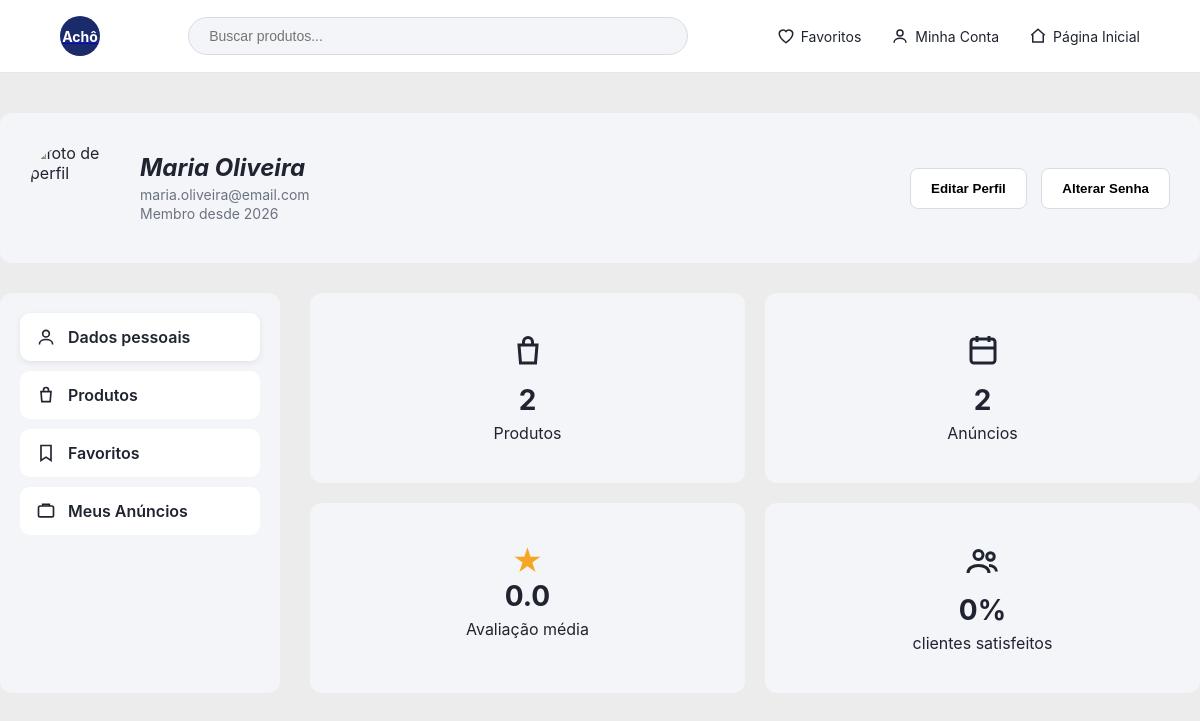
Screenshot of /usuarioConta.php (signed in) with the database file from the repository.
### tables this page shows
CREATE TABLE IF NOT EXISTS `usuarios` (
  `idUsuario` INT NOT NULL AUTO_INCREMENT,
  `nomeUsuario` VARCHAR(255) NOT NULL,
  `emailUsuario` VARCHAR(255) NOT NULL,
  `dataNascimentoUsuario` DATE NULL DEFAULT NULL,
  `cpfUsuario` CHAR(11) NULL DEFAULT NULL,
  `usernameUsuario` VARCHAR(255) NOT NULL,
  `senhaUsuario` VARCHAR(255) NOT NULL,
  `dataCriacao` DATETIME NULL DEFAULT CURRENT_TIMESTAMP,
  `municipio_codigo` INT NOT NULL,
  `fotoUsuario` VARCHAR(255) NULL DEFAULT NULL,

  PRIMARY KEY (`idUsuario`),

  UNIQUE INDEX `emailUsuario` (`emailUsuario` ASC),
  UNIQUE INDEX `usernameUsuario` (`usernameUsuario` ASC),
  UNIQUE INDEX `cpfUsuario` (`cpfUsuario` ASC),

  INDEX `fk_usuarios_municipios_idx` (`municipio_codigo` ASC),

  CONSTRAINT `fk_usuarios_municipios`
    FOREIGN KEY (`municipio_codigo`)
    REFERENCES `municipios` (`codigo`)

);

### html/usuarioConta.php (the view, shortened to what this page needs)
<?php
require_once "conexao.php";
$idUsuario = $_SESSION['idUsuario'];
$sql = "SELECT nomeUsuario, emailUsuario, dataCriacao, fotoUsuario FROM usuarios WHERE idUsuario = ?";
$stmt = $conexao->prepare($sql);
$stmt->bind_param("i", $idUsuario);
$stmt->execute();
$usuario = $stmt->get_result()->fetch_assoc();
$nome = $usuario['nomeUsuario'];
$email = $usuario['emailUsuario'];
$anoCadastro = date("Y", strtotime($usuario['dataCriacao']));
$foto = $usuario['fotoUsuario'] ? $usuario['fotoUsuario'] : "img/avatar-padrao.png";
$sql = "SELECT COUNT(*) as total FROM produtos WHERE usuario_idUsuario = ?";
$stmt = $conexao->prepare($sql);
$stmt->bind_param("i", $idUsuario);
$stmt->execute();
$totalProdutos = $stmt->get_result()->fetch_assoc()['total'];
$totalAnuncios = $totalProdutos;
$sql = "SELECT AVG(a.nota) as media FROM avaliacoes a
        INNER JOIN produtos p ON a.idProduto = p.idProduto
        WHERE p.usuario_idUsuario = ?";
$stmt = $conexao->prepare($sql);
$stmt->bind_param("i", $idUsuario);
$stmt->execute();
$mediaAvaliacao = $stmt->get_result()->fetch_assoc()['media'];
$mediaAvaliacao = $mediaAvaliacao ? number_format($mediaAvaliacao, 1) : "0.0";
$sql = "SELECT
            (SELECT COUNT(*) FROM avaliacoes a INNER JOIN produtos p ON a.idProduto = p.idProduto WHERE p.usuario_idUsuario = ? AND a.nota >= 4) as boas,
            (SELECT COUNT(*) FROM avaliacoes a INNER JOIN produtos p ON a.idProduto = p.idProduto WHERE p.usuario_idUsuario = ?) as total";
$stmt = $conexao->prepare($sql);
$stmt->bind_param("ii", $idUsuario, $idUsuario);
$stmt->execute();
$resultado = $stmt->get_result()->fetch_assoc();
$satisfacao = $resultado['total'] > 0 ? round(($resultado['boas'] / $resultado['total']) * 100) : 0;
?>
<!DOCTYPE html>
<html lang="pt-br">
<head>
</head>
<body>
<?php include "header.php"; ?>
<div class="container">
    <div class="card-perfil">
        <img src="<?= $foto ?>" alt="foto de perfil">
        <div class="info">
            <h2><?= $nome ?></h2>
            <p><?= $email ?></p>
            <p>Membro desde <?= $anoCadastro ?></p>
        </div>
        <div class="botoes">
            <button>Editar Perfil</button>
            <button>Alterar Senha</button>
        </div>
    </div>
    <div class="conteudo">
        <div class="menu-lateral">
            <a href="usuarioConta.php" class="ativo">
                <svg viewBox="0 0 24 24" fill="none" stroke="currentColor" stroke-width="2">
                    <circle cx="12" cy="8" r="4"/>
                    <path d="M4 21c0-4 4-6 8-6s8 2 8 6"/>
                </svg>
                Dados pessoais
            </a>
            <a href="produtos.php">
                <svg viewBox="0 0 24 24" fill="none" stroke="currentColor" stroke-width="2">
                    <path d="M6 8h12l-1 12H7L6 8z"/>
                    <path d="M9 8V6a3 3 0 0 1 6 0v2"/>
                </svg>
                Produtos
            </a>
            <a href="favoritos.php">
                <svg viewBox="0 0 24 24" fill="none" stroke="currentColor" stroke-width="2">
                    <path d="M6 3h12v18l-6-4-6 4V3z"/>
                </svg>
                Favoritos
            </a>
            <a href="#">
                <svg viewBox="0 0 24 24" fill="none" stroke="currentColor" stroke-width="2">
                    <rect x="3" y="6" width="18" height="13" rx="2"/>
                    <path d="M8 6V4h8v2"/>
                </svg>
                Meus Anúncios
            </a>
        </div>
        <div class="estatisticas">
            <div class="box">
                <svg viewBox="0 0 24 24" fill="none" stroke="currentColor" stroke-width="2">
                    <path d="M6 8h12l-1 12H7L6 8z"/>
                    <path d="M9 8V6a3 3 0 0 1 6 0v2"/>
                </svg>
                <div class="numero"><?= $totalProdutos ?></div>
                <div>Produtos</div>
            </div>
            <div class="box">
                <svg viewBox="0 0 24 24" fill="none" stroke="currentColor" stroke-width="2">
                    <rect x="4" y="4" width="16" height="16" rx="2"/>
                    <path d="M8 2v4M16 2v4M4 10h16"/>
                </svg>
                <div class="numero"><?= $totalAnuncios ?></div>
                <div>Anúncios</div>
            </div>
            <div class="box">
                <div class="estrela">★</div>
                <div class="numero"><?= $mediaAvaliacao ?></div>
                <div>Avaliação média</div>
            </div>
            <div class="box">
                <svg viewBox="0 0 24 24" fill="none" stroke="currentColor" stroke-width="2">
                    <circle cx="9" cy="8" r="3"/>
                    <path d="M2 20c0-3 3-5 7-5s7 2 7 5"/>
                    <circle cx="17" cy="9" r="2.5"/>
                    <path d="M16 15c2.5 0 5 1.5 5 4"/>
                </svg>
                <div class="numero"><?= $satisfacao ?>%</div>
                <div>clientes satisfeitos</div>
            </div>
        </div>
    </div>
</div>
</body>
</html>

### html/usuarioConta.php (style rules this page uses)
:root { --azul-escuro: #1B2A6B; --cinza-borda: #d9dcE3; --cinza-fundo: #f4f5f8; --cinza-texto: #6b7280; }
* { box-sizing: border-box; }
body { margin: 0; background: #ececec; font-family: -apple-system, "Segoe UI", Roboto, Arial, sans-serif; color: #1f2430; }
.container { max-width: 1200px; margin: 40px auto; }
.card-perfil { background: var(--cinza-fundo); border-radius: 12px; padding: 30px; display: flex; align-items: center; margin-bottom: 30px; }
.card-perfil img { width: 90px; height: 90px; border-radius: 50%; object-fit: cover; margin-right: 20px; }
.card-perfil .info { flex: 1; }
.card-perfil h2 { margin: 0 0 4px 0; font-style: italic; }
.card-perfil p { margin: 2px 0; color: var(--cinza-texto); font-size: 14px; }
.card-perfil .botoes button { padding: 12px 20px; border-radius: 8px; border: 1px solid var(--cinza-borda); background: #fff; font-weight: 600; cursor: pointer; margin-left: 10px; }
.conteudo { display: flex; gap: 30px; }
.menu-lateral { width: 280px; background: var(--cinza-fundo); border-radius: 12px; padding: 20px; }
.menu-lateral a { display: flex; align-items: center; gap: 12px; padding: 14px 16px; border-radius: 10px; text-decoration: none; color: #1f2430; font-weight: 600; margin-bottom: 10px; background: #fff; }
.menu-lateral a.ativo { background: #fff; box-shadow: 0 2px 6px rgba(0,0,0,0.08); }
.menu-lateral svg { width: 20px; height: 20px; }
.estatisticas { flex: 1; display: grid; grid-template-columns: 1fr 1fr; gap: 20px; }
.estatisticas .box { background: var(--cinza-fundo); border-radius: 12px; padding: 40px; text-align: center; }
.estatisticas .box svg { width: 36px; height: 36px; margin-bottom: 10px; }
.estatisticas .box .numero { font-size: 28px; font-weight: bold; margin-bottom: 6px; }
.estrela { color: #f5a623; font-size: 30px; }

### rows the page displays
usuarios: nomeUsuario "Maria Oliveira", emailUsuario "maria.oliveira@email.com", dataCriacao "2026"

### other values shown
$totalProdutos "2"
$totalAnuncios "2"
$mediaAvaliacao "0.0"
$satisfacao "0"
